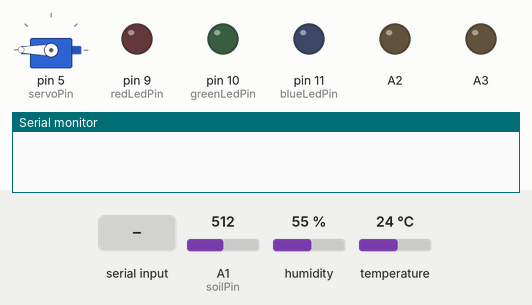
The sketch below on a simulated Arduino Uno, built with avr-gcc and run on an emulated ATmega328P. Parts: servo, output pins drawn as LEDs (lit = HIGH), the last lines printed to the serial monitor. The inputs (shaded band) are chosen by the test bench; at power-on: A1 (soilPin) = 512, humidity 55 %, temperature 24 °C.

Above: at 1.2 s.
1.3 s: "RED_LED:1\n" received over Serial
At 2.5 s:
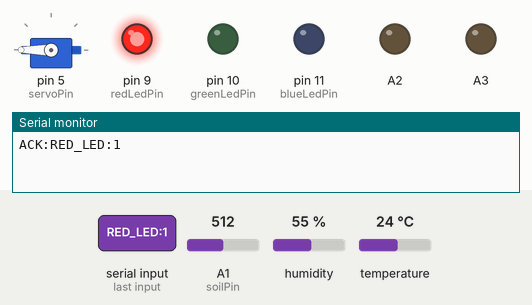
2.9 s: "GREEN_LED:1\n" received over Serial
At 3.5 s:
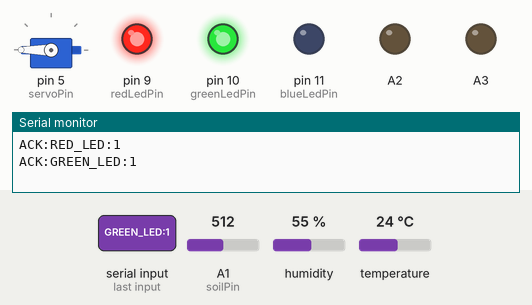
4.5 s: "BLUE_LED:1\n" received over Serial
At 5.4 s:
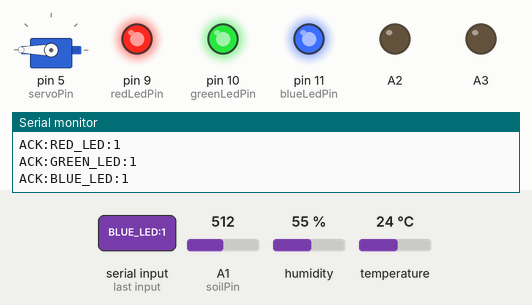
6.1 s: "RED_LED:0\n" received over Serial
At 7.3 s:
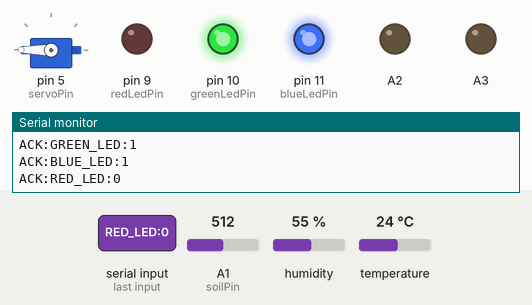
7.7 s: "GREEN_LED:0\n" received over Serial
At 8.4 s:
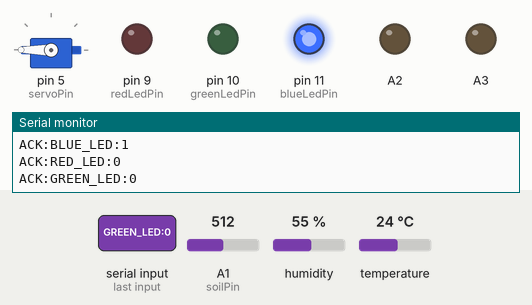
Timing chart, 0 to 10.7 s (numbered marks = the images above; inputs shaded):
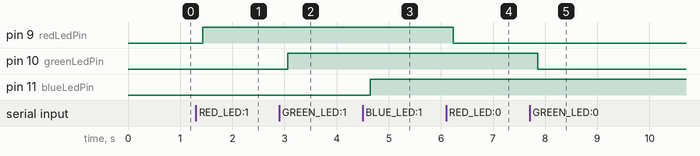

The sketch:

Smart_Home.ino
```cpp
// 引入SoftwareSerial库，用于创建软串口通信
#include <SoftwareSerial.h>
#include <dht11.h>
#include <Servo.h>  //舵机库
Servo myservo;

//创建DHT11对象
dht11 DHT;
#define DHT11_PIN 3  //定义DHT11为数字口3

// 创建软串口对象，使用A5作为RX引脚接收数据，A4作为TX引脚发送数据
SoftwareSerial mySerial(A5, A4);

// 定义变量用于存储从语音模块接收到的控制码
volatile int Voice_Control = 0;  // 初始化为0，确保首次判断时不触发任何指令

// 用于存储从串口接收到的控制指令字符串
String WiFi_Control = "";

// 定义连接的引脚号
int servoPin = 5;
int redLedPin = 9;
int greenLedPin = 10;
int blueLedPin = 11;
int soilPin = A1;

/*
 函数功能：通过串口发送具有固定帧格式的数据包
 数据包格式：帧头(0xAA 0x55) + 消息号数据 + 数据1 + 数据2 + 帧尾(0x55 0xAA)

 输入参数说明：
  ---Message_Number ：消息号，用于标识命令类型   <必需填写>
  ---data1 ：第一个数据参数  <如果没有数据就输入0>
  ---data2 ：第二个数据参数  <如果没有数据就输入0>
 */
void Uart_SendCmd(int Message_Number, int data1, int data2) {
  // 发送帧头：固定字节0xAA和0x55，用于标识数据包的开始
  mySerial.write(0XAA);
  mySerial.write(0X55);

  // 发送消息号，标识具体的命令类型
  mySerial.write(Message_Number);

  // 发送两个数据参数
  mySerial.write(data1);
  mySerial.write(data2);

  // 发送帧尾：固定字节0x55和0xAA，用于标识数据包的结束
  mySerial.write(0X55);
  mySerial.write(0XAA);
}

void dht11_chk() {
  int chk;
  chk = DHT.read(DHT11_PIN);  // READ DATA
  switch (chk) {
    case DHTLIB_OK:
      break;
    case DHTLIB_ERROR_CHECKSUM:  //校检和错误返回
      break;
    case DHTLIB_ERROR_TIMEOUT:  //超时错误返回
      break;
    default:
      break;
  }
}

void setup() {
  // 初始化串口通信，波特率设置为750（注意：非标准波特率，需确保通信双方一致）
  Serial.begin(750);
  // 初始化软串口，用于与语音模块通信，波特率9600
  mySerial.begin(9600);

  // 将引脚设置为输入模式
  pinMode(DHT11_PIN, INPUT);
  pinMode(soilPin, INPUT);
  // 将LED引脚设置为输出模式
  pinMode(redLedPin, OUTPUT);
  pinMode(greenLedPin, OUTPUT);
  pinMode(blueLedPin, OUTPUT);
  pinMode(A2, OUTPUT);
  pinMode(A3, OUTPUT);

  myservo.attach(servoPin);  //舵机连接数字口9
    //舵机旋转到180度
  myservo.write(180);
}

void loop() {
  //检查DHT11数据是否正常
  dht11_chk();
  //读取传感器数据
  int TempValue = DHT.temperature;
  int HumValue = DHT.humidity;
  int SoilValue = analogRead(soilPin);
  // 检查串口是否有数据可读
  if (Serial.available()) {
    // 读取直到换行符('\n')的数据，并转换为String类型
    WiFi_Control = Serial.readStringUntil('\n');

    // 去除字符串首尾的空白字符（如回车、空格等）
    WiFi_Control.trim();
    //发送传感器数据到ESP01-S模块，给网页显示
    if (WiFi_Control == "SENSOR_READ") {
      Serial.println("SOIL:" + String(SoilValue));
      Serial.println("TEMP:" + String(TempValue));
      Serial.println("HUM:" + String(HumValue));
    }
  }
  // 持续检查软串口是否有来自语音模块的数据
  while (mySerial.available()) {
    // 读取一个字节的数据
    Voice_Control = mySerial.read();

    // 将接收到的数据通过硬件串口输出，便于调试和监控
    Serial.println(Voice_Control);
  }

  if (Voice_Control == 1 || WiFi_Control == "RED_LED:1") {
    digitalWrite(redLedPin, HIGH);
    Serial.println("ACK:RED_LED:1");

  } else if (Voice_Control == 2 || WiFi_Control == "RED_LED:0") {
    digitalWrite(redLedPin, LOW);
    Serial.println("ACK:RED_LED:0");

  } else if (Voice_Control == 5 || WiFi_Control == "GREEN_LED:1") {
    digitalWrite(greenLedPin, HIGH);
    Serial.println("ACK:GREEN_LED:1");

  } else if (Voice_Control == 6 || WiFi_Control == "GREEN_LED:0") {
    digitalWrite(greenLedPin, LOW);
    Serial.println("ACK:GREEN_LED:0");

  } else if (Voice_Control == 7 || WiFi_Control == "BLUE_LED:1") {
    digitalWrite(blueLedPin, HIGH);
    Serial.println("ACK:BLUE_LED:1");

  } else if (Voice_Control == 8 || WiFi_Control == "BLUE_LED:0") {
    digitalWrite(blueLedPin, LOW);
    Serial.println("ACK:BLUE_LED:0");

  } else if ((WiFi_Control == "SERVO:1") || (Voice_Control == 17)) {
    myservo.write(180);
    Serial.println("ACK:SERVO:1");

  } else if ((WiFi_Control == "SERVO:0") || (Voice_Control == 18)) {
    myservo.write(0);
    Serial.println("ACK:SERVO:0");

  } else if (Voice_Control == 15 || WiFi_Control == "PUMP:1") {
    digitalWrite(A2, LOW);
    digitalWrite(A3, HIGH);
    Serial.println("ACK:PUMP:1");

  } else if (Voice_Control == 16 || WiFi_Control == "PUMP:0") {
    digitalWrite(A2, LOW);
    digitalWrite(A3, LOW);
    Serial.println("ACK:PUMP:0");

  } else if (Voice_Control == 25) {
    // 指令码为25时发送消息号2，data1为温度值，data2为0
    Uart_SendCmd(2, TempValue, 0);

  } else if (Voice_Control == 26) {
    // 指令码为26时发送消息号3，data1为湿度值，data2为0
    Uart_SendCmd(3, HumValue, 0);
  } else if (Voice_Control == 30) {
    Uart_SendCmd(7, map(SoilValue, 0, 1023, 0, 100), 0);
  }
  // 清除指令字符串，避免重复执行
  WiFi_Control = "";
  Voice_Control = 0;
}
```

Measured:
- after the input at 1.3 s, pin 9 (redLedPin): LOW → HIGH after 0.13 s
- after the input at 2.9 s, pin 10 (greenLedPin): LOW → HIGH after 0.16 s
- after the input at 4.5 s, pin 11 (blueLedPin): LOW → HIGH after 0.15 s
- after the input at 6.1 s, pin 9 (redLedPin): HIGH → LOW after 0.13 s
- after the input at 7.7 s, pin 10 (greenLedPin): HIGH → LOW after 0.16 s
